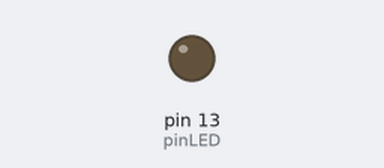
A sketch run on a simulated Arduino Uno, built with avr-gcc and run on an emulated ATmega328P. On the bench: output pins drawn as LEDs (lit = HIGH).

Above: at 0.4 s.
At 2.4 s:
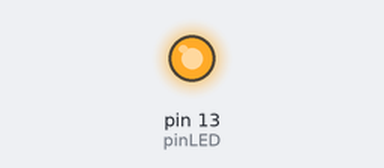
Timing chart, 0 to 3.0 s (numbered marks = the images above):
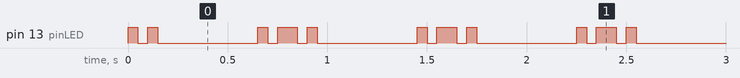

The sketch:

BELAJAR_LED.ino
```cpp
int pinLED = 13;

void setup() {
  // put your setup code here, to run once:
 pinMode(pinLED, OUTPUT);

}

void loop() {
  digitalWrite(pinLED, HIGH);
 delay(50);
 digitalWrite(pinLED, LOW);
 delay(50);
 digitalWrite(pinLED, HIGH);
 delay(50);
 digitalWrite(pinLED, LOW);
 delay(500);
 digitalWrite(pinLED, HIGH);
 delay(50);
 digitalWrite(pinLED, LOW);
 delay(50);
 digitalWrite(pinLED, HIGH);
 delay(50);
  // put your main code here, to run repeatedly:

}
```

Measured:
- by itself, pin 13 (pinLED): repeats every 0.80 s: LOW 0.05 s, HIGH 0.05 s, LOW 0.50 s, HIGH 0.05 s, LOW 0.05 s, HIGH 0.10 s
